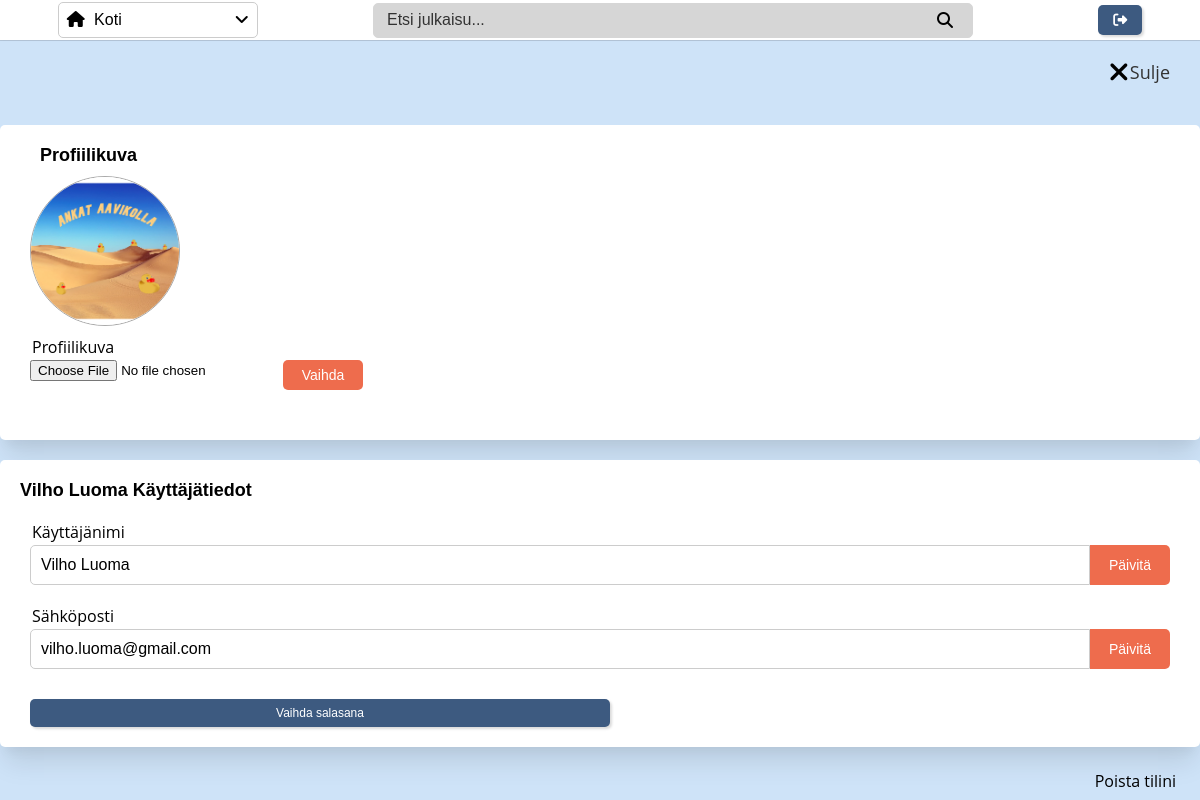
/manage.php?user=35 (signed in), run on the app's committed database.
### tables this page shows
CREATE TABLE `users` (
  `user_id` int(11) NOT NULL,
  `name` varchar(30) NOT NULL,
  `email` varchar(50) NOT NULL,
  `password` varchar(255) NOT NULL,
  `login_status` tinyint(4) NOT NULL DEFAULT 1,
  `last_login` datetime NOT NULL,
  `image` varchar(255) NOT NULL,
  `created` timestamp NOT NULL DEFAULT current_timestamp() ON UPDATE current_timestamp()
);

### includes/autoload-classes.php (called while the page is built, shortened)
<?php
function AutoLoader($className) {
    $path = "classes/";
    $ext = "-classes.php";
    $fullPath = $path . $className . $ext;
}
?>

### classes/database.php (called while the page is built)
<?php
class Dbh {
    public function connect() {
        try {
            $username = "root";
            $password = "";
            $dbh = new PDO('mysql:host=localhost;dbname=e2000693_Harkka', $username, $password);
            $dbh->setAttribute(PDO::ATTR_ERRMODE, PDO::ERRMODE_EXCEPTION);
            return $dbh;
        } catch(PDOException $e) {
            echo "Tietokannan yhdistämisessä virhe :(" . $e->getMessage();
            die();
        }
    }
}
?>

### classes/users-classes.php (called while the page is built, shortened)
<?php
    class Users extends Dbh
    {
        private $userid;
        public function setUserID($userid) {
            $this->userid = $userid;
        }
        public function GetViewedUser() {
            $stmt = $this->connect()->prepare('SELECT * FROM users WHERE user_id = :userid;');
            $stmt->bindParam(':userid', $this->userid, PDO::PARAM_INT);
            if(!$stmt->execute()){
                $stmt = null;
                header("location: login.php?error=stmtfailed");
                exit();
            }
            if(!$user = $stmt->fetchAll(PDO::FETCH_ASSOC)){
                header("Location: home.php?show=Etusivu#user=noexist");
                exit();
            }
            return $user;
            exit();
        }
    }
?>

### manage.php (the view, shortened to what this page needs)
<?php
require_once 'classes/database.php';
require_once 'includes/autoload-classes.php';
require_once "includes/header.php";
$objUser = new Users;
$objUser->setUserID($_GET['user']);
$userOnView = $objUser->GetViewedUser();
?>
<body style="background-color: black;">
    <div class="search-toolbar">
        <div class="dropdown">
            <button onclick="myFunction()" class="dropbtn">
                <div class="drop-icons"><i class="fa fa-home" aria-hidden="true" style="margin-right: 5px;"></i> Koti</div> <i class="fas fa-angle-down"></i>
            </button>
        </div>
        <div class="search">
        <i class="fa fa-search" aria-hidden="true" style="position: absolute; z-index: 1; right: 20px;"></i>
            <input type="text" id="post-search" placeholder="Etsi julkaisu...">
        </div>
        <div class="buttons">
            <?php if (isset($_SESSION['userid'])) {
                echo '<a href="logout.php"><button class="logout"><i class="fas fa-sign-out-alt"></i></button></a>';
            } else {
                echo '<a href="login.php"><button class="logout"><i class="fa fa-sign-in" aria-hidden="true"></i></button></a>';
            }
            ?>
        </div>
    </div>
    <div class="user-edit-page">
        <div class="user-managment">
            <div class="delete-account" id="<?php echo $_SESSION['userid']; ?>">
                <p>Poista tilini</p>
            </div>
            <div class="edit-page-close">
                <a href="profile.php?user=<?php echo $userOnView[0]['user_id']; ?>" style="color: #333; font-size: 18px;"><i class="fa fa-times" aria-hidden="true"></i> Sulje</a>
            </div>
            <div class="edit-page-box1">
                <div class="user-details">
                    <h1>Profiilikuva</h1>
                    <img src="<?php echo  $userOnView[0]['image'] ?>" class="image-preview"></img>
                    <div class="user-form-image">
                        <form method="post" enctype="multipart/form-data" id="imagesubmit">
                            <div class="field input-image">
                                <label>Profiilikuva</label>
                                <div class="form-group" style="flex-wrap: wrap;">
                                    <input type="file" name="img" id="image" accept=".jpg,.jpeg,.png">
                                    <div class="field button-img">
                                        <input type="submit" name="img" value="Vaihda" id="submitImg">
                                    </div>
                                </div>
                            </div>
                        </form>
                    </div>
                </div>
                <div class="user-form-container">
                    <h1><?php echo $userOnView[0]['name'] ?> Käyttäjätiedot</h1>
                    <div class="user-form-name">
                        <form method="post" id="nameSubmit">
                            <div class="field input">
                                <label>Käyttäjänimi</label>
                                <div class="form-group">
                                    <input type="text" name="name" id="name" placeholder="Käyttäjänimi" value="<?php echo $userOnView[0]['name'] ?>">
                                    <div class="field button">
                                        <input type="submit" name="submitname" value="Päivitä" id="submitname">
                                    </div>
                                </div>
                            </div>
                        </form>
                        <form method="post" id="emailSubmit">
                            <div class="field input">
                                <label>Sähköposti</label>
                                <div class="form-group">
                                    <input type="text" name="email" id="email" placeholder="Sähköposti" value="<?php echo $userOnView[0]['email'] ?>">
                                    <div class="field button">
                                        <input type="submit" name="submitemail" value="Päivitä" id="submitemail">
                                    </div>
                                </div>
                            </div>
                        </form>
                    </div>
                    <button class="logout" id="pwdEdit" style="font-size: 16px;">Vaihda salasana</button>
                </div>
            </div>
        </div>
    </div>
</body>

### data on the page
users: image (picture), name "Vilho Luoma", email "vilho.luoma@gmail.com"
